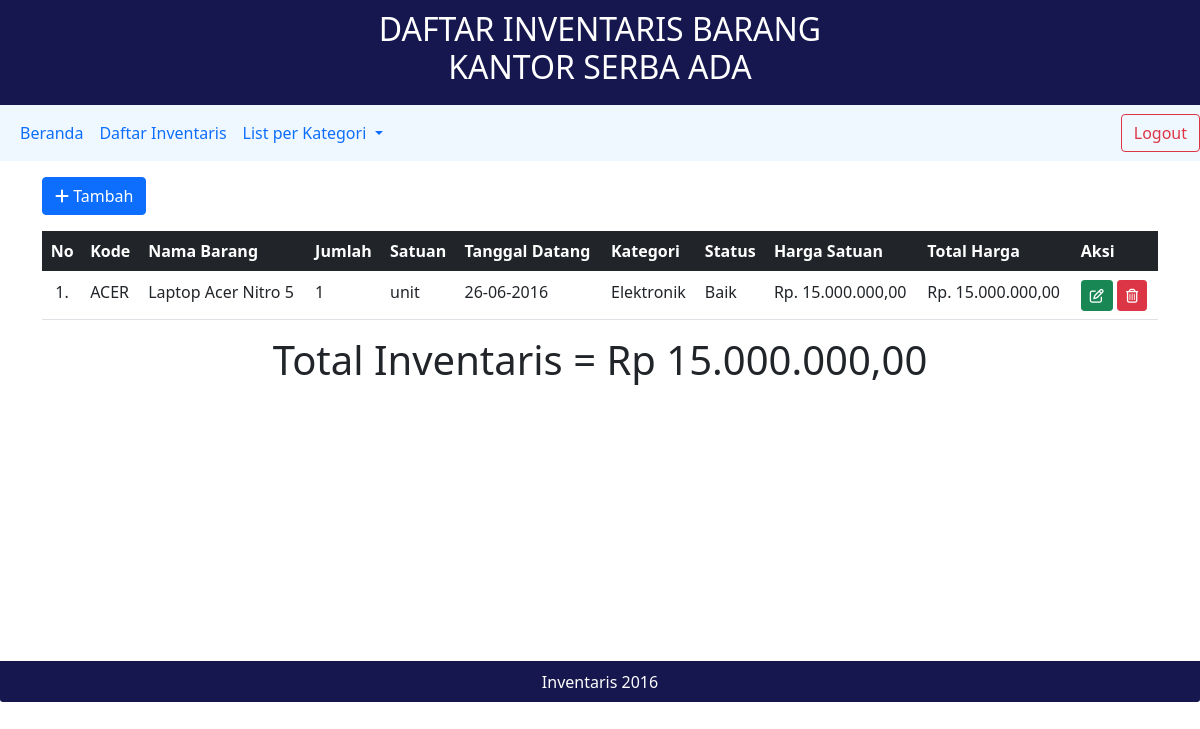
The app's page /inventaris.php?cari=elektronik (signed in) with its own data.
### tables this page shows
CREATE TABLE `inventaris` (
  `kode_barang` varchar(10) NOT NULL,
  `nama_barang` varchar(30) NOT NULL,
  `jumlah` int(11) NOT NULL,
  `satuan` varchar(15) NOT NULL,
  `tgl_datang` date NOT NULL,
  `kategori` varchar(20) NOT NULL,
  `status_barang` varchar(20) NOT NULL,
  `harga` int(20) NOT NULL
);

### inventaris.php (the view, shortened to what this page needs)
<?php
    include "crud.php";
    $urut=1;
    $totalinventaris=0;
?>
<!DOCTYPE html>
<html lang="en">
<head>
  <link href="https://cdn.jsdelivr.net/npm/bootstrap@5.0.0-beta1/dist/css/bootstrap.min.css" rel="stylesheet">
  <link rel="stylesheet" href="style.css">
</head>
<body>
    <div class="header">
        <h2 >DAFTAR INVENTARIS BARANG <br> KANTOR SERBA ADA</h2>
    </div>
    <?php include("header.php") ?>
    <div class="container">
        <a class="btn btn-primary btn-sm-4 mt-3 mb-3" href="tambah.php"><i class="fas fa-plus"></i> Tambah</a>
        <table class="table">
            <thead class="table-dark">
                <th><center>No</center></th>
                <th>Kode</th>
                <th>Nama Barang</th>
                <th>Jumlah</th>
                <th>Satuan</th>
                <th>Tanggal Datang</th>
                <th>Kategori</th>
                <th>Status</th>
                <th>Harga Satuan</th>
                <th>Total Harga</th>
                <th>Aksi</th>
            </thead>
            <?php
            if(isset($_GET['cari'])){
                $cari = $_GET['cari'];
                $query = mysqli_query($koneksi, "SELECT * FROM inventaris WHERE kategori like'%".$cari."%' OR kode_barang like '%".$cari."%'");
            }else{
            $query = mysqli_query($koneksi,"SELECT * FROM inventaris");
            }
            while($data = mysqli_fetch_array($query)) {
            ?>
            <tbody>
                <tr>
                    <td><center><?php echo $urut?>.</center></td>
                    <td><?php echo "$data[kode_barang]"?></td>
                    <td><?php echo "$data[nama_barang]"?></td>
                    <td><?php echo "$data[jumlah]"?></td>
                    <td><?php echo "$data[satuan]"?></td>
                    <td> <?php echo date('d-m-Y', strtotime($data ['tgl_datang'])); ?></td>
                    <td><?php echo "$data[kategori]"?></td>
                    <td><?php echo "$data[status_barang]"?></td>
                    <td><?php echo 'Rp. ' . number_format($data['harga'], 0, ".", "."); ?>,00</td>
                    <td><?php $totalharga = $data['harga'] * $data['jumlah']; echo 'Rp. ' . number_format($totalharga, 0, ".", "."); ?>,00</td>
                    <td>
                        <a href="ubah.php?ubah=<?php echo "$data[kode_barang]"?>" class="btn btn-success btn-sm"><i class="far fa-edit"></i></a>
                        <a href="hapus.php?hapus=<?php echo "$data[kode_barang]"?>" class="btn btn-danger btn-sm"><i class="far fa-trash-alt"></i></a>
                    </td>
                    <?php
                    $urut++;
                    $totalinventaris = $totalinventaris+$totalharga;
                    ?>
                </tr>
            </tbody>
            <?php } ?>
        </table>
        <?php function rupiah($angka){
	    $hasil_rupiah = "Rp " . number_format($angka,2,',','.');
	    return $hasil_rupiah;
        }
        ?>
        <h1><center>Total Inventaris = <?php echo rupiah($totalinventaris);?></center></h1>
    </div>
    <div class="card-footer text-white">
    Inventaris 2016
    </div>
</body>

### style.css (style rules this page uses)
.header { width: 100%; height: 100%; display: block; background-color: #16174f; padding: 10px 20px; text-align: center; color: white; }
.container { width: 100%; height: 500px; background-color: white; align-items: center; }
.card-footer { text-align: center; background-color: #16174f; }

### records on screen
inventaris: kode_barang "ACER", nama_barang "Laptop Acer Nitro 5", jumlah "1", satuan "unit", tgl_datang "26-06-2016", kategori "Elektronik", status_barang "Baik", harga "15.000.000", totalharga "15.000.000"

### other values on screen
rupiah($totalinventaris) "Rp 15.000.000,00"
